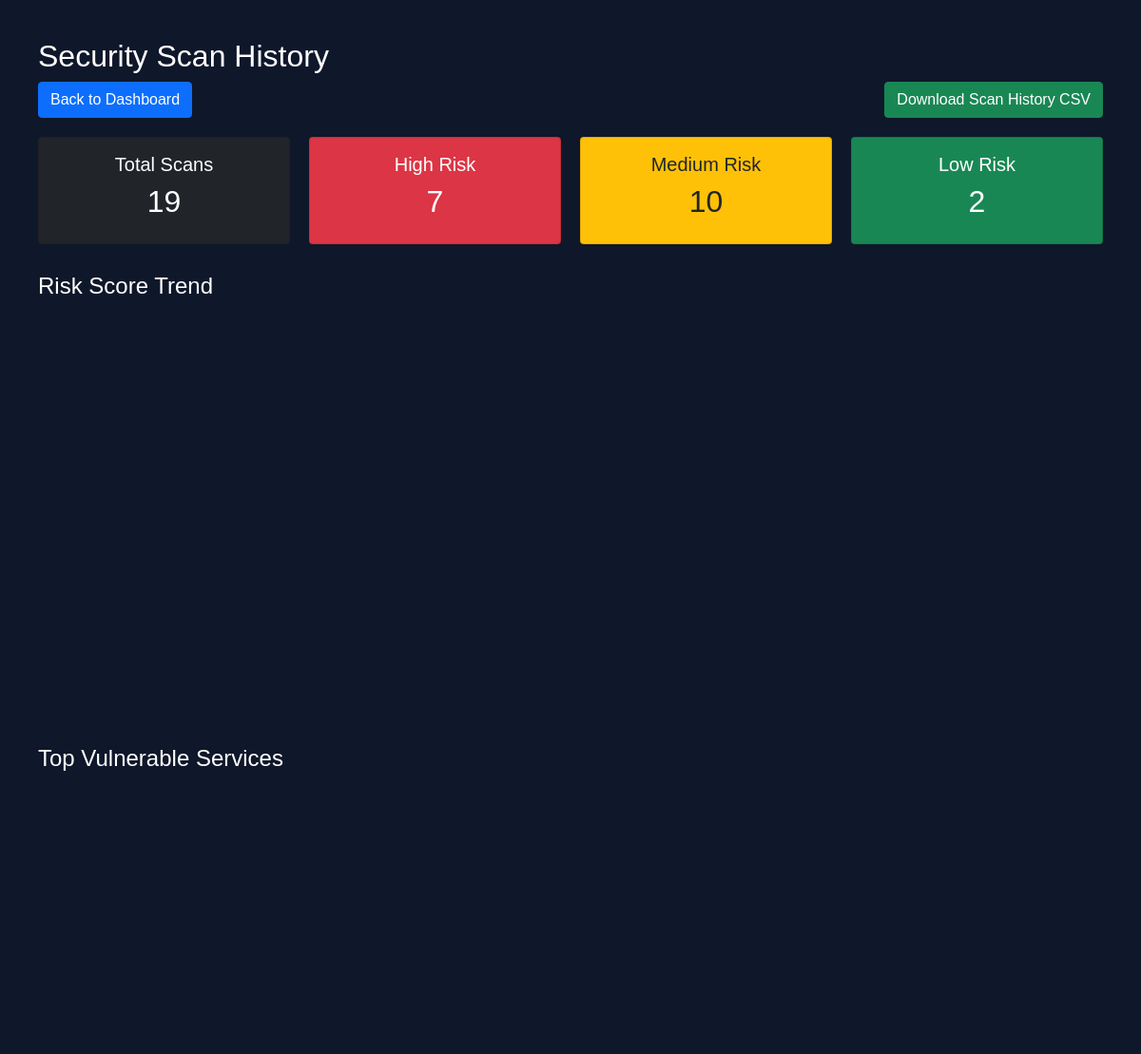
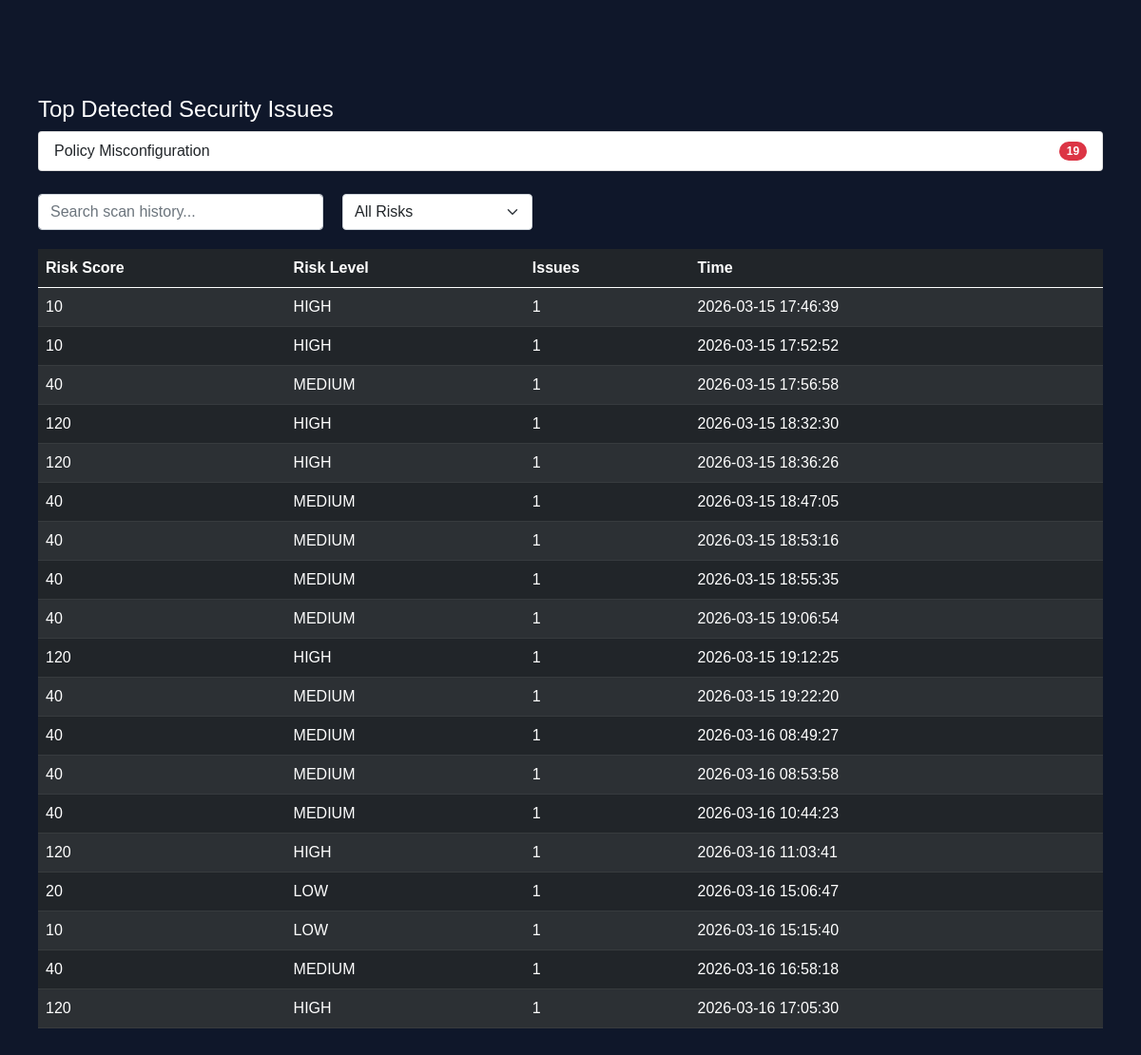
Page /history (signed in) on the earlier database version (2 pictures, top to bottom).
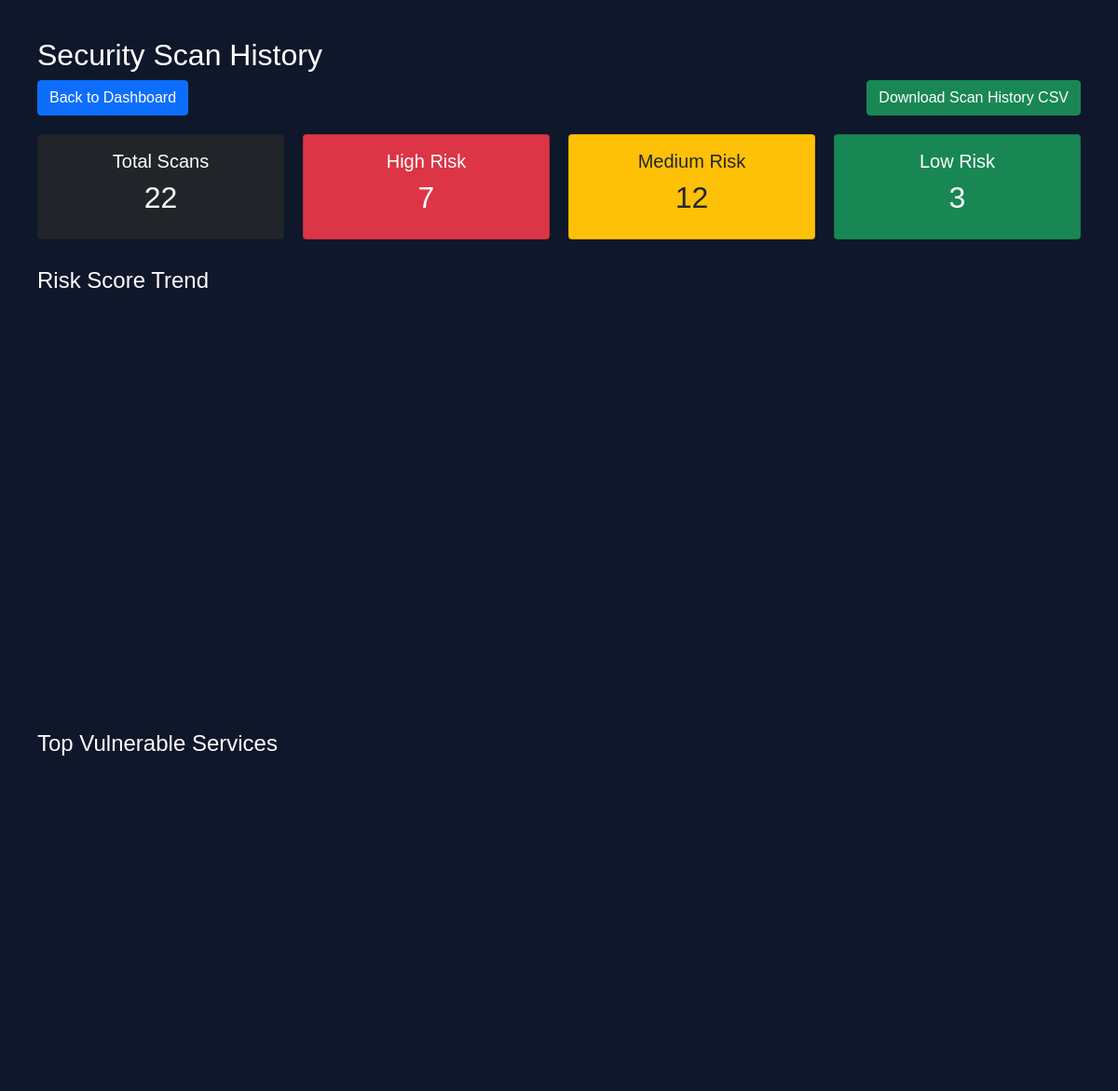
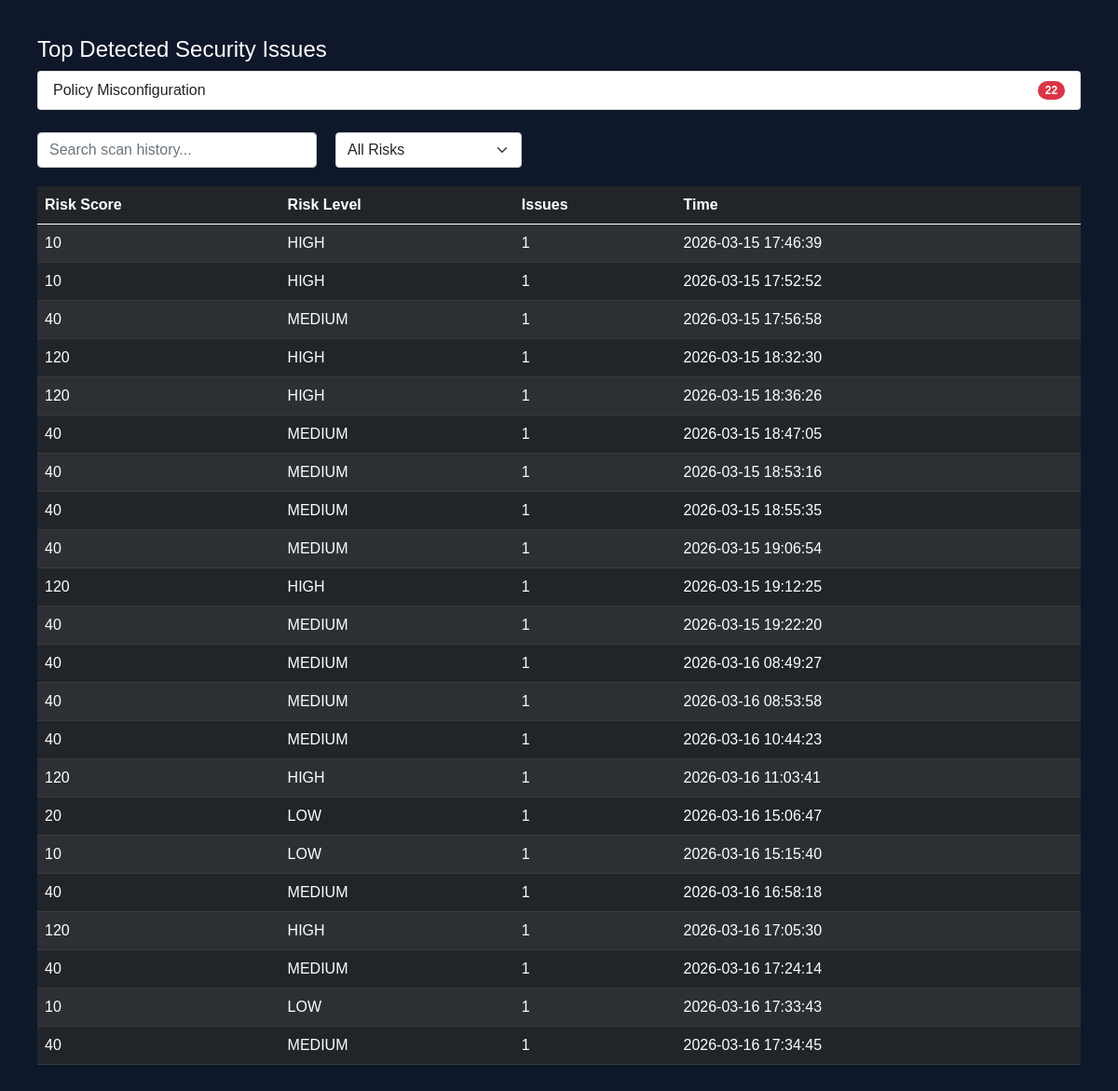
Same page on the later database version (2 pictures, top to bottom).
### tables this page shows
CREATE TABLE scans (
            id INTEGER PRIMARY KEY AUTOINCREMENT,
            username TEXT,
            risk_score INTEGER,
            risk_level TEXT,
            issues_count INTEGER,
            timestamp DATETIME DEFAULT CURRENT_TIMESTAMP
        );

### app.py (the view)
@app.route("/history")
def history():
    if "user_id" not in session:
        return redirect(url_for("auth.login"))
    username = session.get("username")
    scans = get_scan_history(username)
    vulnerability_counts = {}
    for scan in scans:
        issues_count = scan[2]
        if issues_count > 0:
            vulnerability_counts["Policy Misconfiguration"] = (
                vulnerability_counts.get("Policy Misconfiguration", 0) + issues_count
            )
    top_vulnerabilities = sorted(
        vulnerability_counts.items(),
        key=lambda x: x[1],
        reverse=True
    )
    services = ["IAM", "S3", "EC2", "Lambda"]
    service_risk_values = [6, 4, 3, 2]
    service_fig = go.Figure()
    service_fig.add_trace(go.Bar(
        x=services,
        y=service_risk_values,
        marker_color="orange"
    ))
    service_fig.update_layout(
        title="Top Vulnerable Services",
        xaxis_title="Cloud Service",
        yaxis_title="Risk Count",
        template="plotly_dark",
        height=350
    )
    service_chart = plot(
        service_fig,
        output_type="div",
        include_plotlyjs=False,
        config={"displaylogo": False, "displayModeBar": False}
    )
    total_scans = len(scans)
    high_risk = len([s for s in scans if s[1] == "HIGH"])
    medium_risk = len([s for s in scans if s[1] == "MEDIUM"])
    low_risk = len([s for s in scans if s[1] == "LOW"])
    scans = list(reversed(scans))
    risk_scores = [scan[0] for scan in scans]
    timestamps = [scan[3] for scan in scans]
    fig = go.Figure()
    fig.add_trace(go.Scatter(
    x=timestamps,
    y=risk_scores,
    mode='lines+markers',
    name='Risk Score'
    ))
    fig.update_layout(
        title = "Risk Score Trend",
        height=420,
        xaxis_title="Time",
        yaxis_title="Risk Score",
        template="plotly_dark",
        margin = dict(l=20,r=20,t=40,b=20),
        xaxis_tickangle=-45
    )
    chart = plot(
        fig,
        output_type="div",
        include_plotlyjs=False,
        config={"displaylogo": False,
                "displayModeBar": False}
    )
    return render_template(
        "history.html",
        scans=scans,
        chart=chart,
        service_chart=service_chart,
        total_scans=total_scans,
        high_risk=high_risk,
        medium_risk=medium_risk,
        low_risk=low_risk,
        top_vulnerabilities=top_vulnerabilities
    )

### database/db.py (called while the page is built)
def get_scan_history(username):
    conn = sqlite3.connect(DB_NAME)
    cursor = conn.cursor()
    cursor.execute(
        """
        SELECT risk_score, risk_level, issues_count, timestamp
        FROM scans
        WHERE username = ?
        ORDER BY timestamp DESC
    """,
        (username,),
    )
    rows = cursor.fetchall()
    conn.close()
    return rows

### templates/history.html (shortened to what this page needs)
<!DOCTYPE html>
<html>
<head>
    <link href="https://cdn.jsdelivr.net/npm/bootstrap@5.0.0-beta3/dist/css/bootstrap.min.css" rel="stylesheet">
</head>
<body>
    <h2>Security Scan History</h2>
    <div style="display:flex; justify-content:space-between; margin-bottom:20px;">
        <a href="/" class="btn btn-primary">
            Back to Dashboard
        </a>
        <a href="/export_csv" class="btn btn-success">
            Download Scan History CSV
        </a>
    </div>
    <div style="display:flex; gap:20px; margin-bottom:30px;">
        <div class="card bg-dark text-white p-3" style="flex:1; text-align:center;">
            <h5>Total Scans</h5>
            <h2>{{ total_scans }}</h2>
        </div>
        <div class="card bg-danger text-white p-3" style="flex:1; text-align:center;">
            <h5>High Risk</h5>
            <h2>{{ high_risk }}</h2>
        </div>
        <div class="card bg-warning text-dark p-3" style="flex:1; text-align:center;">
            <h5>Medium Risk</h5>
            <h2>{{ medium_risk }}</h2>
        </div>
        <div class="card bg-success text-white p-3" style="flex:1; text-align:center;">
            <h5>Low Risk</h5>
            <h2>{{ low_risk }}</h2>
        </div>
    </div>
    <h4 style="margin-top:30px;">Risk Score Trend</h4>
    <div style="margin-bottom:40px;">
        {{ chart | safe }}
    </div>
    <h4 style="margin-top:30px;">Top Vulnerable Services</h4>
    <div style="margin-bottom:40px;">
        {{ service_chart | safe }}
    </div>
    <h4 style="margin-top:30px;">Top Detected Security Issues</h4>
    <ul class="list-group mb-4">
        {% for vuln, count in top_vulnerabilities %}
        <li class="list-group-item d-flex justify-content-between align-items-center">
            {{ vuln }}
            <span class="badge bg-danger rounded-pill">{{ count }}</span>
        </li>
        {% endfor %}
    </ul>
    <div style="display:flex; gap:20px; margin-bottom:20px;">
        <input type="text" id="searchInput" onkeyup="searchTable()" placeholder="Search scan history..."
            class="form-control" style="max-width:300px;">
        <select id="riskFilter" class="form-select" style="width:200px;" onchange="filterTable()">
            <option value="ALL">All Risks</option>
        </select>
    </div>
    <table id="scanTable" class="table table-dark table-striped">
        <thead>
            <tr>
                <th>Risk Score</th>
                <th>Risk Level</th>
                <th>Issues</th>
                <th>Time</th>
            </tr>
        </thead>
        <tbody>
            {% for scan in scans %}
            <tr>
                <td>{{ scan[0] }}</td>
                <td>{{ scan[1] }}</td>
                <td>{{ scan[2] }}</td>
                <td>{{ scan[3] }}</td>
            </tr>
            {% endfor %}
        </tbody>
    </table>
</body>
</html>

### templates/history.html (style rules this page uses)
body { background: #0f172a; color: white; font-family: Arial; padding: 40px; }
table { background: #1e293b; }

Differences in the rows shown:
added scans: risk_score "40", risk_level "MEDIUM", issues_count "1", timestamp "2026-03-16 17:24:14"
added scans: risk_score "10", risk_level "LOW", issues_count "1", timestamp "2026-03-16 17:33:43"
added scans: risk_score "40", risk_level "MEDIUM", issues_count "1", timestamp "2026-03-16 17:34:45"
Other differences:
{{ total_scans }}: "19" → "22"
{{ medium_risk }}: "10" → "12"
{{ low_risk }}: "2" → "3"
new list line: "Policy Misconfiguration 22"
list line gone: "Policy Misconfiguration 19"
